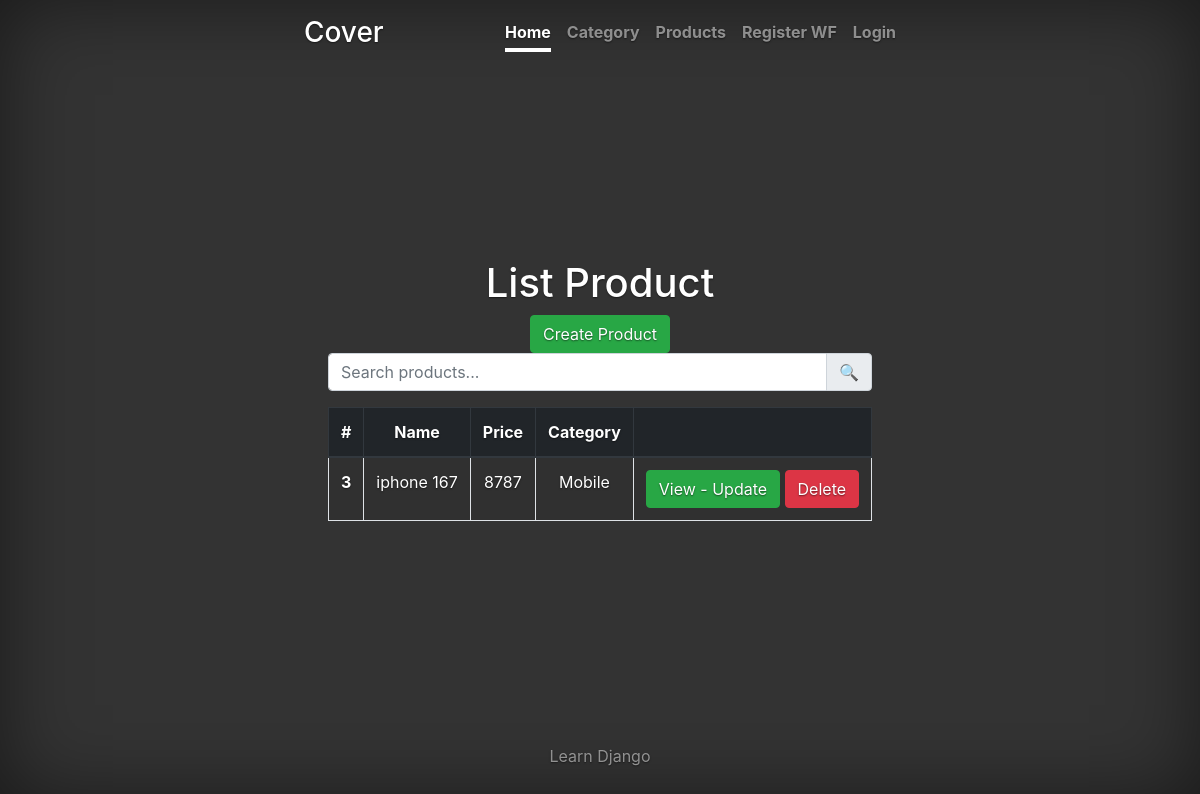
Screenshot of /store/list_products with the database file from the repository.
### store/models.py (models this page shows)
class Product(models.Model):
    name = models.CharField(max_length=100)
    price = models.PositiveIntegerField(default=0)
    category = models.ForeignKey(Category, on_delete=models.CASCADE)
    class Meta:
        verbose_name_plural = "products"
        verbose_name = "Product"
        db_table = 'product'
        ordering = ["name"]

class Category(models.Model):
    name = models.CharField(max_length=100)
    key = models.CharField(unique=True, max_length=100)
    class Meta:
        verbose_name_plural = "Categories"
        ordering = ["name"]
        verbose_name = "Category"
        db_table = 'category'

### store/views.py (the view)
# urls.py: path('list_products', product_list_view, name='list_products'),
def product_list_view(request):
    search = request.GET.get('search_input')
    if search:
        products = Product.objects.filter(name__contains=search)
    else:
        products = Product.objects.all()
    return render(request, 'product_list_view.html', {'products': products})

### templates/product_list_view.html (shortened to what this page needs)
{% extends 'base_layout.html' %}
{% block main %}
    <h1>List Product</h1>
    <a class="btn btn-success" href="{% url 'create_product' %}">
        Create Product
    </a>
    <form action="{% url 'list_products' %}" method="GET">
        <div class="input-group mb-3">
            <input type="text" class="form-control" name="search_input" placeholder="Search products..."
                   aria-label="Search products">
            <div class="input-group-append">
                <button type="submit" class="input-group-text">
                    🔍
                </button>
            </div>
        </div>
    </form>
    <table class="table table-striped table-hover table-bordered">
        <thead class="thead-dark">
        <tr>
            <th scope="col">#</th>
            <th scope="col">Name</th>
            <th scope="col">Price</th>
            <th scope="col">Category</th>
            <th scope="col"></th>
        </tr>
        </thead>
        <tbody>
        {% for c in products %}
            <tr>
                <th scope="row">{{ c.id }}</th>
                <td>{{ c.name }}</td>
                <td>{{ c.price }}</td>
                <td>{{ c.category.name }}</td>
                <td>
                    <a class="btn btn-success" href="{% url 'update_product' id=c.id %}">
                        View - Update
                    </a>
                    <a class="btn btn-danger" href="{% url 'delete_product' id=c.id %}">
                        Delete
                    </a>
                </td>
            </tr>
        {% endfor %}
        </tbody>
    </table>
{% endblock %}

### static/css/cover.css (style rules this page uses)
a, a:focus, a:hover { color: #fff; }
html, body { height: 100%; background-color: #333; }
body { display: -ms-flexbox; display: -webkit-box; display: flex; -ms-flex-pack: center; -webkit-box-pack: center; justify-content: center; color: #fff; text-shadow: 0 .05rem .1rem rgba(0, 0, 0, .5); box-shadow: inset 0 0 5rem rgba(0, 0, 0, .5); }

### rows the page displays
Product: id "3", name "iphone 167", price "8787", category.name "Mobile"
